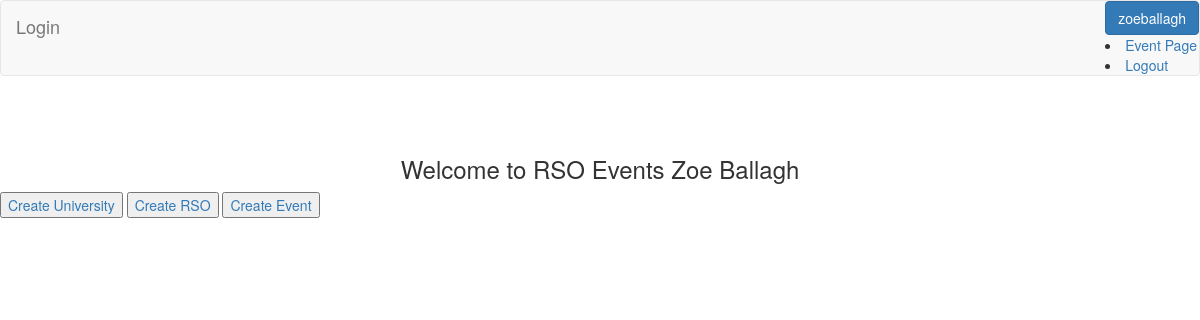
The page /super_admin.php (signed in) on the database its author committed.
### tables this page shows
CREATE TABLE IF NOT EXISTS `user` (
  `user_id` int(6) NOT NULL AUTO_INCREMENT,
  `u_id` int(3) DEFAULT NULL,
  `rso_id` int(6) DEFAULT NULL,
  `event_id` int(3) DEFAULT NULL,
  `username` varchar(25) NOT NULL,
  `f_name` varchar(25) NOT NULL,
  `l_name` varchar(25) NOT NULL,
  `email` varchar(40) NOT NULL,
  `password` varchar(50) NOT NULL,
  `role` int(2) DEFAULT NULL,
  PRIMARY KEY (`user_id`),
  KEY `u_id` (`u_id`),
  KEY `event_id` (`event_id`),
  KEY `rso_id` (`rso_id`)
);

### super_admin.php (the view, shortened to what this page needs)
<?php
    require_once('connect.php');
    $username = $_SESSION["username"];
    $firstName = $lastName = $email = '';
    $id = $_SESSION['user_id'];
    $sql = "SELECT * FROM user WHERE user_id='$id'";
    $result = mysqli_query($conn, $sql);
    if (mysqli_num_rows($result) > 0) {
        while ($row = mysqli_fetch_assoc($result)) {
            $username = $row["username"];
            $firstName = $row["f_name"];
            $lastName = $row["l_name"];
        }
    }
?>
<nav class="navbar navbar-default">
    <div class="container-fluid">
        <div class="navbar-header">
            <a href="#" class="navbar-brand">Login</a>
        </div>
        <div class="dropdown navbar-right" id="right">
            <button class="btn btn-primary dropdown-toggle" type="button" data-toggle="dropdown"><?php echo $username;?></button>
            <u1>
                <li><a href="events.php">Event Page</a></li>
                <li><a href="logout.php">Logout</a></li>
            </u1>
        </div>
    </div>
</nav>
<div>
    <h3 style="text-align: center;">Welcome to RSO Events <?php echo $firstName." ".$lastName?></h3>
    <button><a href="ucreate.html">Create University</a></button>
    <button><a href="rcreate.html">Create RSO</a></button>
    <button><a href="ecreate.html">Create Event</a></button>
</div>
<link rel="stylesheet" href="https://maxcdn.bootstrapcdn.com/bootstrap/3.3.7/css/bootstrap.min.css">

### rows shown on the page
user: username "zoeballagh", f_name "Zoe", l_name "Ballagh"
